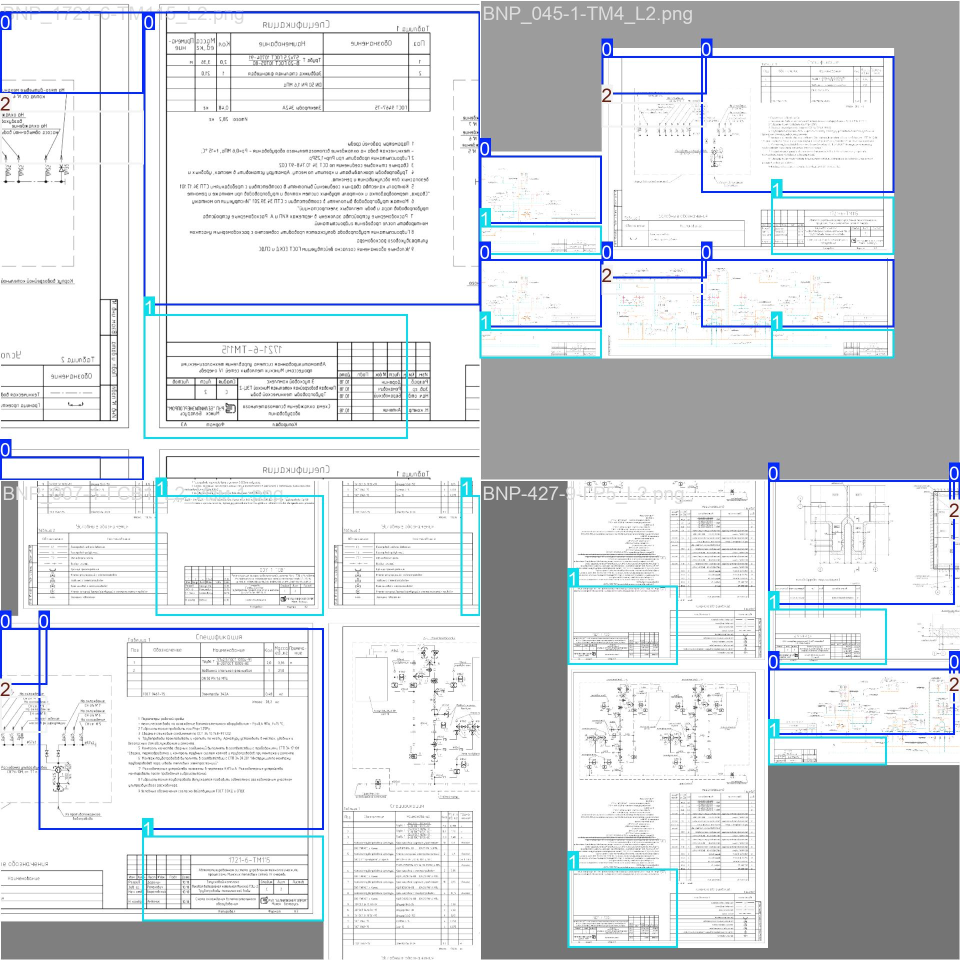
#> input picture data/training/yolo_zones/runs/train/train_batch0.jpg, 1920 x 1920 px (shown at 1/2 size)
$ python -i ocr.py   (imports and definitions only)
#> lines starting #> are read from the running program, lines starting #| are printed output that depends on the picture; after the words box and inside, x2 and y2 are one past the last pixel; in counts of white or black regions, pixels touching at a corner belong together
#> further down, picture is the input picture: PIL image 1920x1920 RGB; mean R, G, B 213.4, 216.5, 219.5
### belener/config.py
"""Настройки OCR зон."""

from __future__ import annotations

import os
import shutil
import tempfile
from pathlib import Path
from typing import Any


# [13 lines left out: function ensure_upload_temp_dir, not called in this run]


def upload_temp_dir() -> str:
    return ensure_upload_temp_dir()


# [39 lines left out: functions preview_store_dir, preview_max_age_days, prune_preview_store, not called in this run]


def extract_mode() -> str:
    """accuracy — медленно (multiview, CV-ячейки); fast — зоны + OCR, рекомендуется в вебе."""
    return (os.environ.get("PDF_EXTRACT_MODE") or "fast").strip().lower()


def accuracy_mode() -> bool:
    return extract_mode() in ("accuracy", "max", "high", "1", "true")


def ocr_lang() -> str:
    # rus — меньше «cmpoumenbcmba»; eng добавляйте только если нужны латинские метки
    return (os.environ.get("PDF_OCR_LANG") or "rus").strip() or "rus"


# [100 lines left out: functions ocr_psm_for_zone, stamp_frac, right_column_frac, expl_split_frac, stamp_dpi, stamp_grid_enabled and 4 more, not called in this run]


def ocr_fitz_fallback() -> bool:
    """Fitz OCR fallback очень медленный на CPU — по умолчанию выкл."""
    return (os.environ.get("PDF_OCR_FITZ_FALLBACK") or "0").strip().lower() in ("1", "true", "yes", "on")


def local_only_mode() -> bool:
    """Строго локально: без vision/LLM-отчёта (чертежи не уходят в облако)."""
    return (os.environ.get("PDF_LOCAL_ONLY") or "0").strip().lower() in ("1", "true", "yes", "on")


# [17 lines left out: functions ocr_engine, remote_ocr_url_configured, not called in this run]


_REMOTE_GPU_CACHE: tuple[float, bool] | None = None


# [52 lines left out: functions remote_ocr_is_gpu, tile_ocr_offload_remote, not called in this run]


def paddle_ocr_url() -> str:
    return (os.environ.get("PADDLE_OCR_URL") or "").strip().rstrip("/")


# [10 lines left out: function paddle_ocr_zones_enabled, not called in this run]


def yolo_zones_enabled() -> bool:
    return (os.environ.get("PDF_YOLO_ZONES") or "0").strip().lower() in ("1", "true", "yes", "on")


# [37 lines left out: functions yolo_zones_model_path, yolo_zones_conf, ocr_fallback_tesseract, ocr_min_rect_pt, not called in this run]


def ollama_host() -> str:
    return (os.environ.get("OLLAMA_HOST") or "http://localhost:11434").strip()


def discover_zones_enabled() -> bool:
    """Полный перебор зон — медленно (~10+ мин). По умолчанию выкл, геометрия build_zones."""
    return (os.environ.get("PDF_DISCOVER_ZONES") or "0").strip().lower() in ("1", "true", "yes", "on")


# [16 lines left out: functions discover_zones_fast, table_search_dpi, not called in this run]


def stamp_llm_model() -> str:
    return (os.environ.get("PDF_STAMP_LLM_MODEL") or os.environ.get("MODEL_DEFAULT") or "gemma3:4b").strip()


def model_drawing() -> str:
    """Текстовая модель: ответы по отчёту чертежа (после зонного OCR)."""
    return (os.environ.get("MODEL_DRAWING") or "").strip()


def model_scan() -> str:
    """Текстовая модель: ответы по OCR обычного скана (не САПР-чертёж)."""
    return (os.environ.get("MODEL_SCAN") or os.environ.get("MODEL_SCANNED_PDF") or "").strip()


# [5 lines left out: function scan_dpi, not called in this run]


def scan_as_drawing() -> bool:
    """Скан инженерного листа → зонный OCR/vision (штамп, таблицы)."""
    return (os.environ.get("PDF_SCAN_AS_DRAWING") or "1").strip().lower() in ("1", "true", "yes", "on")


# [14 lines left out: functions drawing_aspect_min, drawing_page_min_pt, not called in this run]


def vision_scan_first() -> bool:
    """Скан: сразу vision без OCR (медленно). По умолчанию выкл — сначала Tesseract, vision дозаполняет."""
    return (os.environ.get("PDF_SCAN_VISION_FIRST") or "0").strip().lower() in ("1", "true", "yes", "on")


# [4 lines left out: function vision_postprocess, not called in this run]


def sheet_text_enabled() -> bool:
    """Искать и выводить текст вне таблиц и штампа."""
    return (os.environ.get("PDF_SHEET_TEXT") or "1").strip().lower() in ("1", "true", "yes", "on")


# [4 lines left out: function sheet_text_vision_always_scan, not called in this run]


def vision_combined() -> bool:
    """Штамп + таблицы одним запросом к VL (≈2× быстрее, чем два подряд)."""
    return (os.environ.get("PDF_VISION_COMBINED") or "1").strip().lower() in ("1", "true", "yes", "on")


def layout_vision_enabled() -> bool:
    """Cropped vision per detected block. Disabled by default for CPU/low-RAM PCs."""
    return (os.environ.get("PDF_LAYOUT_VISION") or "0").strip().lower() in ("1", "true", "yes", "on")


# [30 lines left out: functions stamp_universal_enabled, report_stamp_frame_only, blueprint_extract_enabled, not called in this run]


def cv_tables_enabled() -> bool:
    """OpenCV: отделение таблиц от чертежа (локально, без облака)."""
    return (os.environ.get("PDF_CV_TABLES") or "1").strip().lower() in ("1", "true", "yes", "on")


# [23 lines left out: functions cv_tables_always, cv_cells_enabled, cv_tables_dpi, not called in this run]


def edocr_enabled() -> bool:
    return bool(edocr_url())


def edocr_url() -> str:
    return (os.environ.get("EDOCR_URL") or "").strip().rstrip("/")


# [5 lines left out: function edocr_timeout_sec, not called in this run]


def layout_ocr_enabled() -> bool:
    """Доп. OCR по layout-блокам. По умолчанию выкл — достаточно геометрических зон."""
    return (os.environ.get("PDF_LAYOUT_OCR") or "0").strip().lower() in ("1", "true", "yes", "on")


# [108 lines left out: functions vision_timeout_sec, vision_layout_max_blocks, vision_num_predict, vision_stamp_dpi, vision_table_dpi, vision_stamp_max_side and 7 more, not called in this run]


def table_clahe_enabled() -> bool:
    """CLAHE для табличных зон перед Tesseract."""
    default = "1" if accuracy_mode() else "0"
    return (os.environ.get("PDF_TABLE_CLAHE") or default).strip().lower() in (
        "1",
        "true",
        "yes",
        "on",
    )


def ocr_deskew_enabled() -> bool:
    """Deskew скана перед Tesseract (как deskew в промышленных пайплайнах)."""
    default = "1" if accuracy_mode() else "0"
    return (os.environ.get("PDF_OCR_DESKEW") or default).strip().lower() in ("1", "true", "yes", "on")


# [51 lines left out: functions ocr_multiview_enabled, ocr_multiview_fast, ocr_multiview_for_surya, discover_multidpi_enabled, cv_zone_refine_enabled, not called in this run]


def report_faithful() -> bool:
    """Только OCR/парсер, без LLM-полировки отчёта (нет подгонки текста)."""
    return (os.environ.get("PDF_REPORT_FAITHFUL") or "0").strip().lower() in ("1", "true", "yes", "on")


# [31 lines left out: functions report_include_body_text, report_include_full_text_layer, report_include_quality, body_ocr_enabled, not called in this run]


def body_ocr_tiled() -> bool:
    return (os.environ.get("PDF_BODY_OCR_TILED") or "1").strip().lower() in ("1", "true", "yes", "on")


def normative_table_dpi() -> int:
    return tile_ocr_dpi()


# [8 lines left out: function tile_ocr_dpi, not called in this run]


def normative_time_budget_sec() -> float:
    return tile_ocr_time_budget_sec()


# [96 lines left out: functions tile_ocr_time_budget_sec, gost_check_extra_per_page_sec, gost_check_total_budget_max_sec, gost_check_total_budget_sec, gost_check_budget_human, stn_pipeline_reserve_sec and 1 more, not called in this run]


def pipeline_preview_deadline(*, pipeline_t0: float, page_count: int = 1) -> float:
    """Жёсткий конец превью — внутри общего лимита на лист."""
    return pipeline_t0 + gost_check_total_budget_sec(page_count)


def pipeline_post_ocr_deadline(*, pipeline_t0: float, page_count: int = 1) -> float:
    """Окно после OCR: STN и превью параллельно до конца бюджета."""
    return pipeline_preview_deadline(pipeline_t0=pipeline_t0, page_count=page_count)


# [146 lines left out: functions stn_batch_budget_sec, normative_force_tile_ocr, normative_wide_right_dpi_boost, normative_supplement_budget_sec, normative_ocr_budget_sec, tile_ocr_max_pages and 4 more, not called in this run]


def normative_tile_overlap_frac() -> float:
    return tile_ocr_overlap_frac()


# [178 lines left out: functions tile_ocr_overlap_frac, body_min_chars, vision_body_dpi, vision_body_max_side, notes_column_frac, extract_dpi and 16 more, not called in this run]


def report_markdown_tables() -> bool:
    """Таблицы в отчёте — markdown | col | (как в чате), не ASCII +---+."""
    return (os.environ.get("PDF_REPORT_MARKDOWN") or "1").strip().lower() in ("1", "true", "yes", "on")


def report_llm_enabled() -> bool:
    """Локальная Ollama — не облако; работает даже при PDF_LOCAL_ONLY=1."""
    return (os.environ.get("PDF_REPORT_LLM") or "1").strip().lower() in ("1", "true", "yes", "on")


# [103 lines left out: functions report_llm_mode, report_llm_timeout_sec, report_llm_num_predict, report_llm_model, stn_lookup_enabled, stn_base_url and 3 more, not called in this run]

def ignore_ssl_errors() -> bool:
    """Отключение проверки SSL-сертификатов (для работы за корпоративными прокси)."""
    return (os.environ.get("BELENER_IGNORE_SSL") or "0").strip().lower() in ("1", "true", "yes", "on")


# [98 lines left out: functions tnpa_timeout_sec, tnpa_connect_timeout_sec, tnpa_parallel_workers, tnpa_max_queries, tnpa_budget_max_sec, tnpa_batch_budget_sec and 5 more, not called in this run]


def normative_skip_tiles_min_refs() -> int:
    return 0


# [20 lines left out: functions tile_ocr_psm_modes, tile_text_skip_ocr_min_chars, not called in this run]

### belener/ocr.py
"""OCR: PyMuPDF render → препроцессинг → Tesseract CLI (fallback: get_textpage_ocr)."""

from __future__ import annotations

import io
import logging
import os
import re
import shutil
import subprocess
import threading
from pathlib import Path

import fitz
from PIL import Image, ImageEnhance, ImageFilter, ImageOps

from belener.config import (
    ocr_fitz_fallback,
    ocr_lang,
    ocr_max_pixels,
    ocr_min_rect_pt,
    ocr_psm_for_zone,
    ocr_timeout_sec,
)

log = logging.getLogger("belener.ocr")

_FITZ_LOCK = threading.Lock()

# Latin → Cyrillic в словах, где уже есть кириллица (типовой rus OCR на eng-модели)
_LATIN_IN_CYRILLIC = str.maketrans(
    {
        "A": "А",
        "a": "а",
        "B": "В",
        "b": "в",
        "C": "С",
        "c": "с",
        "E": "Е",
        "e": "е",
        "H": "Н",
        "h": "н",
        "K": "К",
        "k": "к",
        "M": "М",
        "m": "м",
        "O": "О",
        "o": "о",
        "P": "Р",
        "p": "р",
        "T": "Т",
        "t": "т",
        "X": "Х",
        "x": "х",
        "Y": "У",
        "y": "у",
        "I": "И",
        "i": "и",
        "N": "Н",
        "n": "н",
        "R": "Р",
        "r": "р",
        "S": "С",
        "s": "с",
    }
)


# [9 lines left out: function tessdata_dir, not called in this run]


def tesseract_available() -> bool:
    return tessdata_dir() is not None


_MATERIAL_OCR_SUBS: tuple[tuple[re.Pattern[str], str], ...] = (
    (re.compile(r"гсталь", re.I), "сталь"),
    (re.compile(r"гсплав", re.I), "сплав"),
    (re.compile(r"гссталь", re.I), "сталь"),
    (re.compile(r"гост\s*(\d)", re.I), r"ГОСТ \1"),
)


# [52 lines left out: functions normalize_ocr_text, finalize_ocr_text, _rect_too_small, not called in this run]


def _is_table_zone(zone: str) -> bool:
    z = (zone or "").casefold()
    return z.startswith(("spec_", "legend", "tables_block", "explication", "table"))


def _is_tile_zone(zone: str) -> bool:
    z = (zone or "").casefold()
    return z.startswith("tile") or z.startswith(("spec_", "supp_"))


def _preprocess_image(img: Image.Image, *, zone: str = "") -> Image.Image:
#> called with zone = ''
    from belener.config import ocr_deskew_enabled, table_clahe_enabled
    from belener.image_preprocess import deskew_image

    if ocr_deskew_enabled() and not _is_tile_zone(zone):
        img = deskew_image(img)
    if table_clahe_enabled() and _is_table_zone(zone):
        from belener.table_preprocess import preprocess_table_image

        return preprocess_table_image(img)
    img = ImageOps.grayscale(img)
    img = ImageOps.autocontrast(img, cutoff=1)
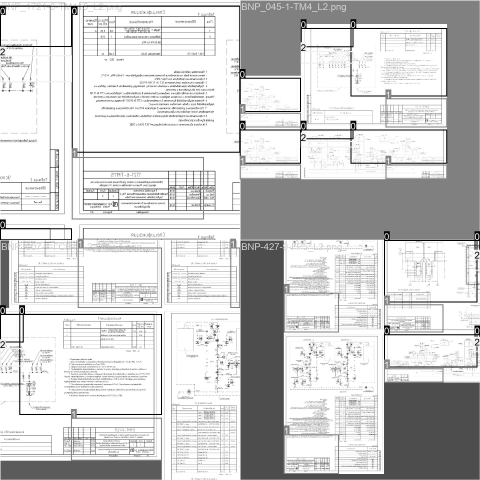
#> img: PIL image 1920x1920 L (shown at 1/4 size); min 0, max 255, mean 204.9
    img = ImageEnhance.Contrast(img).enhance(1.6)
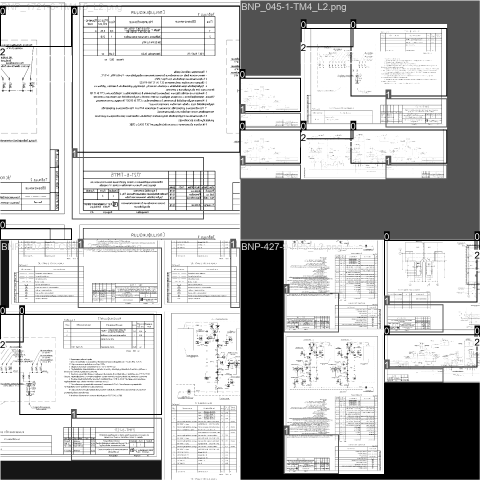
#> img: PIL image 1920x1920 L (shown at 1/4 size); min 0, max 255, mean 190.1
    img = ImageEnhance.Sharpness(img).enhance(1.5)
    img = img.filter(ImageFilter.MedianFilter(size=3))
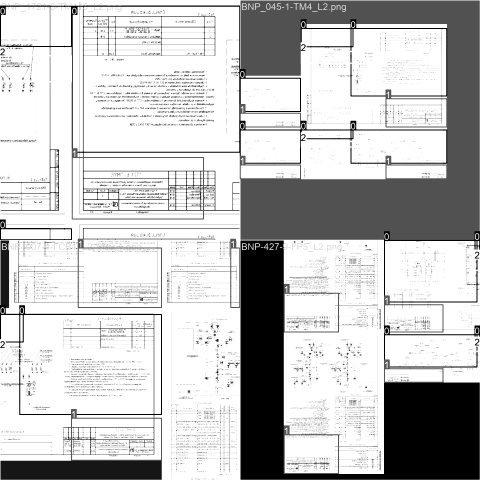
#> img: PIL image 1920x1920 L (shown at 1/4 size); min 0, max 255, mean 194.5
    threshold = _otsu_threshold(img)
    img = img.point(lambda p: 255 if p > threshold else 0)
    return img


def _otsu_threshold(img: Image.Image) -> int:
    hist = img.histogram()
#> hist = 256 values, max 2424934 at index 255, min 136 at index 10, mean 14400
    total = sum(hist)
#> total = 3686400
    if total <= 0:
        return 168
    sum_total = sum(i * hist[i] for i in range(256))
#> sum_total = 717169838
    sum_b = 0.0
    w_b = 0.0
    max_var = -1.0
    threshold = 168
    for i in range(256):
        w_b += hist[i]
        if w_b <= 0:
            continue
        w_f = total - w_b
        if w_f <= 0:
            break
        sum_b += i * hist[i]
        m_b = sum_b / w_b
        m_f = (sum_total - sum_b) / w_f
        var_between = w_b * w_f * (m_b - m_f) ** 2
        if var_between > max_var:
            max_var = var_between
            threshold = i
#> this loop made 256 passes
#> (w_b, w_f, sum_b, m_b, m_f, max_var) on passes 1 to 8: (393927, 3292473, 0, 0, 217.8, 6.15e+16), (394933, 3291467, 1006, 0.00255, 217.9, 6.17e+16), (395225, 3291175, 1590, 0.00402, 217.9, 6.18e+16), (397500, 3288900, 8415, 0.0212, 218.1, 6.21e+16), (397786, 3288614, 9559, 0.024, 218.1, 6.22e+16), (398013, 3288387, 10694, 0.0269, 218.1, 6.22e+16), (399843, 3286557, 21674, 0.0542, 218.2, 6.25e+16), (400455, 3285945, 25958, 0.0648, 218.2, 6.26e+16)
    return max(120, min(int(threshold), 200))


# [598 lines left out: functions _cap_dpi_for_clip, _render_clip, _tesseract_cli, tesseract_words_from_rect, _tesseract_fitz, zone_to_base64_png and 8 more, not called in this run]

>>> from PIL import Image
>>> picture = Image.open('../data/training/yolo_zones/runs/train/train_batch0.jpg')
>>> result = _preprocess_image(picture)
#> in _preprocess_image, `img = img.point(lambda p: 255 if p > threshold else 0)`:
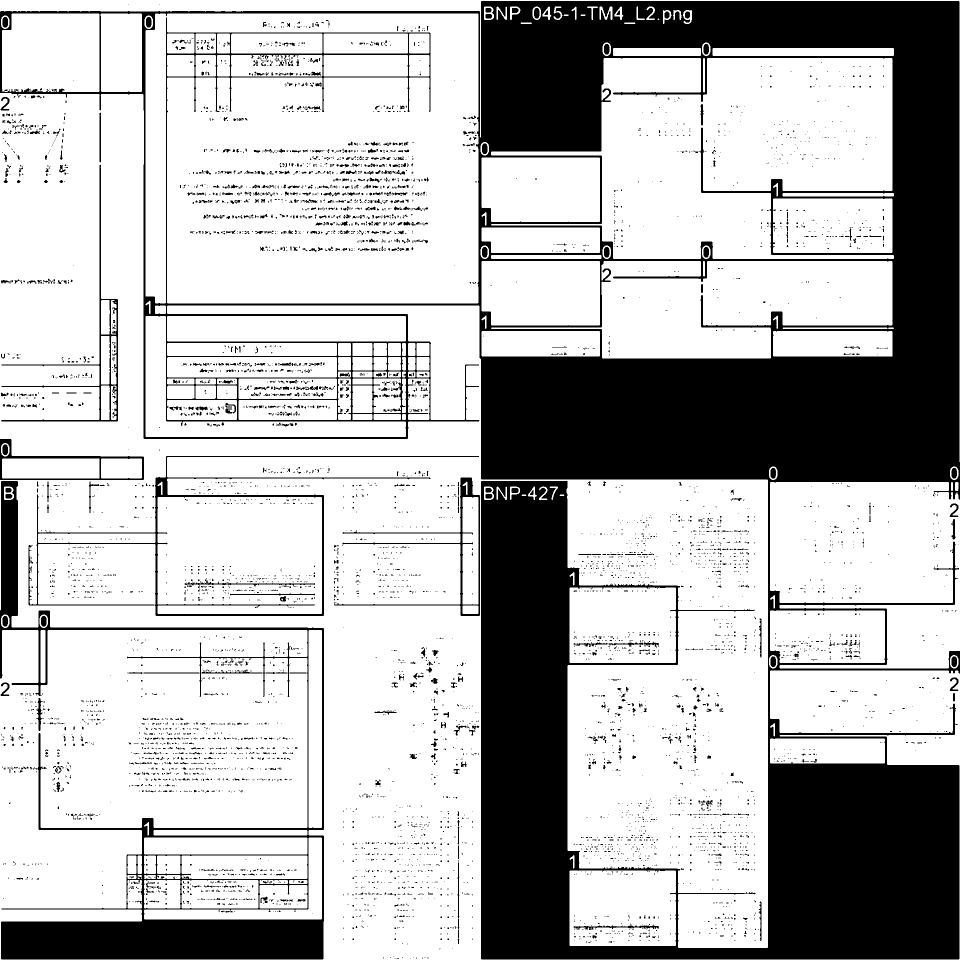
#> img: PIL image 1920x1920 L (shown at 1/2 size); 72.1% white; 6902 black regions (6298 under 20 px), largest, box (x1, y1, x2, y2) and area: (0, 2, 1920, 1919) 865799, (0, 962, 648, 1919) 79442, (57, 912, 958, 1232) 10805
